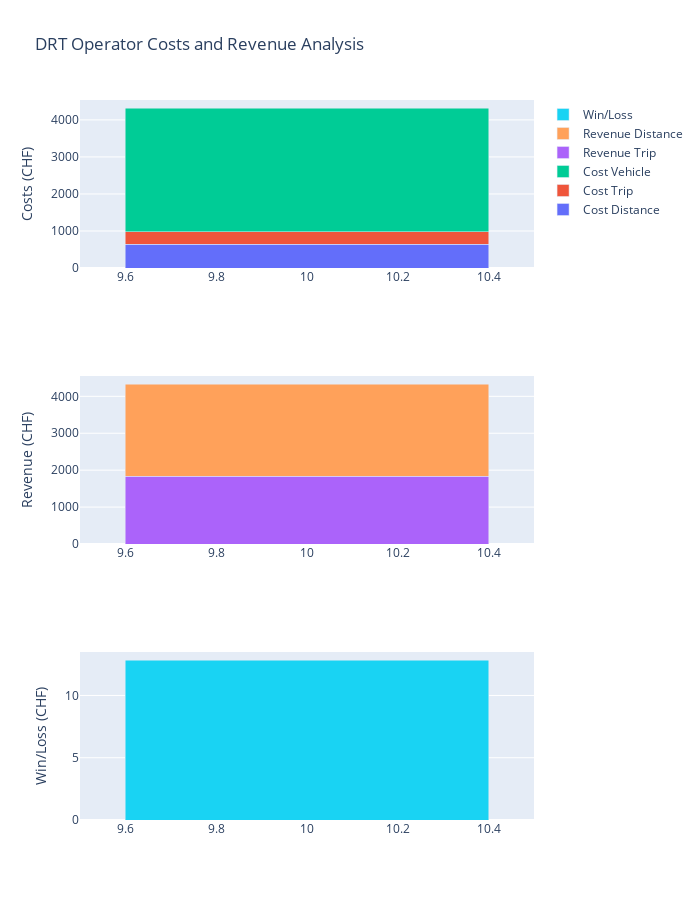

The code cell stored with this chart in its notebook:
### Code cell
import plotly.graph_objects as go
from plotly.subplots import make_subplots

# Filter data for the last iteration only
last_iteration = operator_cost[operator_cost["iteration"] == operator_cost["iteration"].max()]

# Create subplots
fig = make_subplots(rows=3, cols=1, vertical_spacing=0.15)

# Stacked bar chart for costs
fig.add_trace(
    go.Bar(x=last_iteration["iteration"], y=last_iteration["cost_distance"], name="Cost Distance"),
    row=1, col=1
)
fig.add_trace(
    go.Bar(x=last_iteration["iteration"], y=last_iteration["cost_trip"], name="Cost Trip"),
    row=1, col=1
)
fig.add_trace(
    go.Bar(x=last_iteration["iteration"], y=last_iteration["cost_vehicle"], name="Cost Vehicle"),
    row=1, col=1
)

# Stacked bar chart for revenue
fig.add_trace(
    go.Bar(x=last_iteration["iteration"], y=last_iteration["revenue_trip"], name="Revenue Trip"),
    row=2, col=1
)
fig.add_trace(
    go.Bar(x=last_iteration["iteration"], y=last_iteration["revenue_distance"], name="Revenue Distance"),
    row=2, col=1
)

# Bar chart for win/loss
fig.add_trace(
    go.Bar(x=last_iteration["iteration"], y=last_iteration["win_loss"], name="Win/Loss"),
    row=3, col=1
)

# Update y-axes labels
fig.update_yaxes(title_text="Costs (CHF)", row=1, col=1)
fig.update_yaxes(title_text="Revenue (CHF)", row=2, col=1)
fig.update_yaxes(title_text="Win/Loss (CHF)", row=3, col=1)

# Update layout
fig.update_layout(height=900, width=700, title_text="DRT Operator Costs and Revenue Analysis", barmode='stack')

# Show the plot
fig.show()

### Figure 1 — Plotly figure (JSON) as saved in the notebook; plotly's stock layout.template omitted (floating-point values rounded to 4 significant figures)
{"data": [{"name": "Cost Distance", "type": "bar", "x": [10], "xaxis": "x", "y": [636.9], "yaxis": "y"}, {"name": "Cost Trip", "type": "bar", "x": [10], "xaxis": "x", "y": [343.5], "yaxis": "y"}, {"name": "Cost Vehicle", "type": "bar", "x": [10], "xaxis": "x", "y": [3330.0], "yaxis": "y"}, {"name": "Revenue Trip", "type": "bar", "x": [10], "xaxis": "x2", "y": [1832], "yaxis": "y2"}, {"name": "Revenue Distance", "type": "bar", "x": [10], "xaxis": "x2", "y": [2491.0], "yaxis": "y2"}, {"name": "Win/Loss", "type": "bar", "x": [10], "xaxis": "x3", "y": [12.82], "yaxis": "y3"}], "layout": {"barmode": "stack", "height": 900, "title": {"text": "DRT Operator Costs and Revenue Analysis"}, "width": 700, "xaxis": {"anchor": "y", "domain": [0, 1]}, "xaxis2": {"anchor": "y2", "domain": [0, 1]}, "xaxis3": {"anchor": "y3", "domain": [0, 1]}, "yaxis": {"anchor": "x", "domain": [0.7667, 1.0], "title": {"text": "Costs (CHF)"}}, "yaxis2": {"anchor": "x2", "domain": [0.3833, 0.6167], "title": {"text": "Revenue (CHF)"}}, "yaxis3": {"anchor": "x3", "domain": [0, 0.2333], "title": {"text": "Win/Loss (CHF)"}}}}
